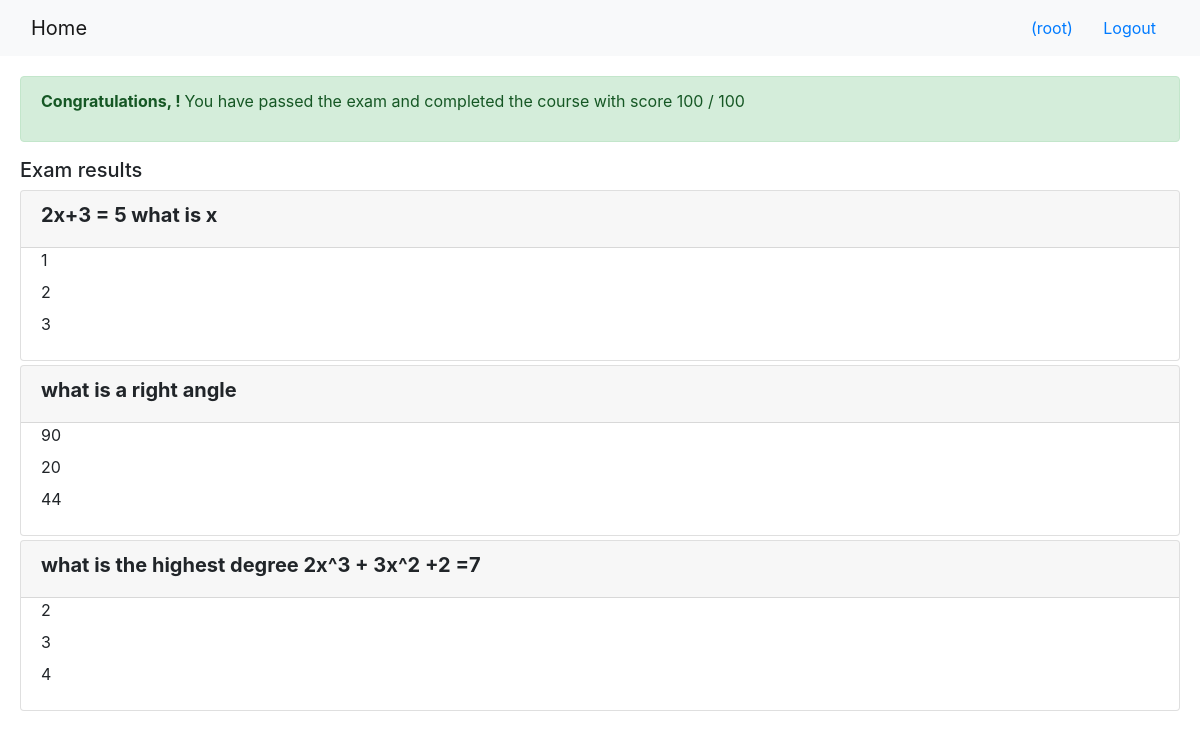
The page /onlinecourse/course/1/submission/1/result/ (signed in) on the database its author committed.
### onlinecourse/models.py (models this page shows, shortened)
class Question(models.Model):
    lesson_id = models.ForeignKey(Lesson, on_delete=models.CASCADE)
    question_text = models.TextField()
    grade = models.IntegerField()

class Choice(models.Model):
    question_id = models.ForeignKey(Question, on_delete=models.CASCADE)
    choice_text = models.TextField()
    is_correct = models.BooleanField()

### onlinecourse/views.py (the view)
# urls.py: path('course/<int:course_id>/submission/<int:submission_id>/result/', views.show_exam_result, name = 'show_exam_result'),
def show_exam_result(request, course_id, submission_id):
    context = {}
    course = get_object_or_404(Course, pk=course_id)
    submission = Submission.objects.get(id=submission_id)
    choices = submission.choices.all()
    total_score = 0
    total_choices=0
    for choice in choices:
        if choice.is_correct:
            total_score += choice.question_id.grade
        total_choices=total_choices+1
    try:
        user_score = round((total_score / total_choices) * 100)
    except:
        user_score = 0
    context['course'] = course
    context['grade'] = user_score
    context['choices'] = choices
    return render(request, 'onlinecourse/exam_result_bootstrap.html', context)

### onlinecourse/templates/onlinecourse/exam_result_bootstrap.html (shortened to what this page needs)
<!DOCTYPE html>
<html lang="en">
<head>
    {% load static %}
    <link rel="stylesheet" href="https://maxcdn.bootstrapcdn.com/bootstrap/4.5.2/css/bootstrap.min.css">
</head>
<body>
 <nav class="navbar navbar-light bg-light">
    <div class="container-fluid">
        <div class="navbar-header">
              <a class="navbar-brand" href="{% url 'onlinecourse:index' %}">Home</a>
        </div>
        <ul class="nav navbar-nav navbar-right">
            {% if user.is_authenticated %}
            <li>
                <a class="btn btn-link" href="#">{{ user.first_name }}({{ user.username }})</a>
                <a class="btn btn-link" href="{% url 'onlinecourse:logout' %}">Logout</a>
            </li>
            {% endif %}
        </ul>
    </div>
</nav>
<div class="container-fluid" style='padding: 20px;'>
    {% if grade > 80 %}
    <div class="alert alert-success">
        <p><b>Congratulations, {{user.first_name}}! </b>You have passed the exam and completed the course with score {{grade}} / 100</p>
    </div>
        {% else %}
        <div class="alert alert-danger">
            <p><b>Failed. </b>Sorry, {{user.first_name}}! You have failed the exam with score {{grade}} / 100</p>
        </div>
        <a class="btn btn-link text-danger" href="{% url 'onlinecourse:course_details' course.id %}">Re-test</a>
        {% endif %}
        <div class="card-columns-vertical mt-1">
        <h5 class="">Exam results</h5>
            {% for lesson in course.lesson_set.all %}
                {% for question in lesson.question_set.all %}
                <div class="card mt-1">
                    <div class="card-header"><h5 style="font-weight:bold">{{ question.question_text}}</h5></div>
                    <div class="form-group">
                        {% for choice in question.choice_set.all %}
                        <div class="form-check">
                            {% if choice.id in selected %}
                                {% if choice.is_correct == True %}
                                    <label style="color:#2ea94a;font-weight:bold">Correct answer: {{choice.choice_text}}</label>
                                {% else %}
                                    <label style="color:red;font-weight:bold">Wrong answer: {{choice.choice_text}}</label>
                                {% endif %}
                            {% else %}
                                <label>{{choice.choice_text}}</label>
                            {% endif %}
                        </div>
                        {% endfor %}
                    </div>
                </div>
                {% endfor %}
            {% endfor %}
        </div>
    </div>
</body>
</html>

### rows shown on the page
Question: question_text "2x+3 = 5 what is x"
Choice: choice_text "1"
Choice: choice_text "2"
Choice: choice_text "3"
Question: question_text "what is a right angle"
Choice: choice_text "90"
Choice: choice_text "20"
Choice: choice_text "44"
Question: question_text "what is the highest degree 2x^3 + 3x^2 +2 =7"
Choice: choice_text "2"
Choice: choice_text "3"
Choice: choice_text "4"

### other values the page prints
{{ user.username }} "root"
{{ grade }} "100"
